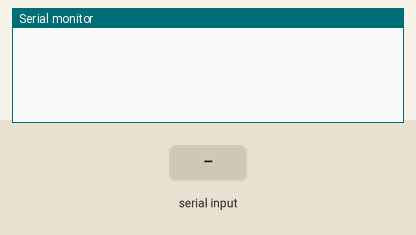
Simulated run of this sketch. Board: Arduino Mega 2560, built with avr-gcc and run on an emulated ATmega2560. Parts: the last lines printed to the serial monitor. Inputs (shaded band) come from the test bench.

Above: at 1.2 s.
1.3 s: "1" received over Serial
At 3.1 s:
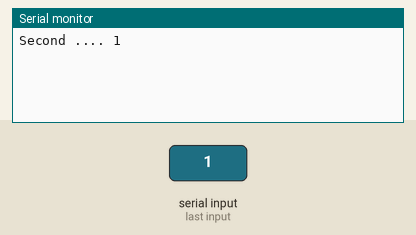
4.3 s: "3" received over Serial
At 5.1 s:
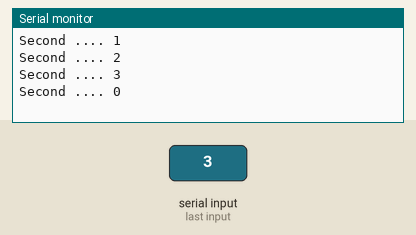
Timing chart, 0 to 7.3 s (numbered marks = the images above; inputs shaded):
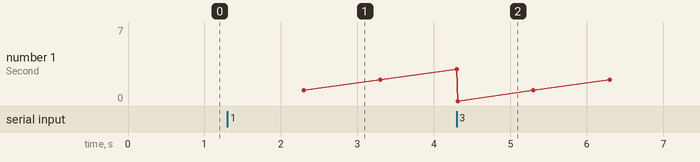

Measured:
- after the input at 1.3 s, the serial monitor: prints a new line after 1.0 s (image 1)
- after the input at 4.3 s, the serial monitor: prints a new line at once (image 2)

The sketch:

16_TimerSecond.ino
```cpp
/*
 Hello
 I design developer tools for embedded electronic systems. You can buy my projects design files.
 https://www.altiumdesignerprojects.com
*/

word milliSecond = 0;
bool timerStart = false;

byte Second = 0;
byte lastSecond;

char rx_byte;

void setup(){

 Serial.begin(9600);

 noInterrupts(); // disable all interrupts // MEGA2560
 TCCR3A = 0;
 TCCR3B = 0;
 TCNT3  = 0;
 OCR3A  = 249;                         // 1000 Hz (16000000/((249+1)*64))    1kHz  // 1 ms
 TCCR3B |= (1 << WGM32);               // CTC
 TCCR3B |= (1 << CS31) | (1 << CS30);  // Prescaler 64
 TIMSK3 |= (1 << OCIE3A);              // Output Compare Match A Interrupt Enable
 interrupts();  // enable

}

void loop(){

 if(Serial.available() > 0){
    rx_byte = Serial.read();
    if(rx_byte == '1'){
       timerStart = true;
    }

    if(rx_byte == '2'){
       timerStart = false;
    }

    if(rx_byte == '3'){
       milliSecond = 0;
       Second = 0;
    }
 }

 if(timerStart == true){
  if(milliSecond >= 1000){
     milliSecond = 0;
     Second++;
  }
 }

 if(Second != lastSecond){
    Serial.print("Second .... ");  Serial.println(Second);
 }
 lastSecond = Second;

}

ISR(TIMER3_COMPA_vect){

 if(timerStart == true){
    milliSecond++;
 }

}  // ISR(TIMER3_COMPA_vect)
```
